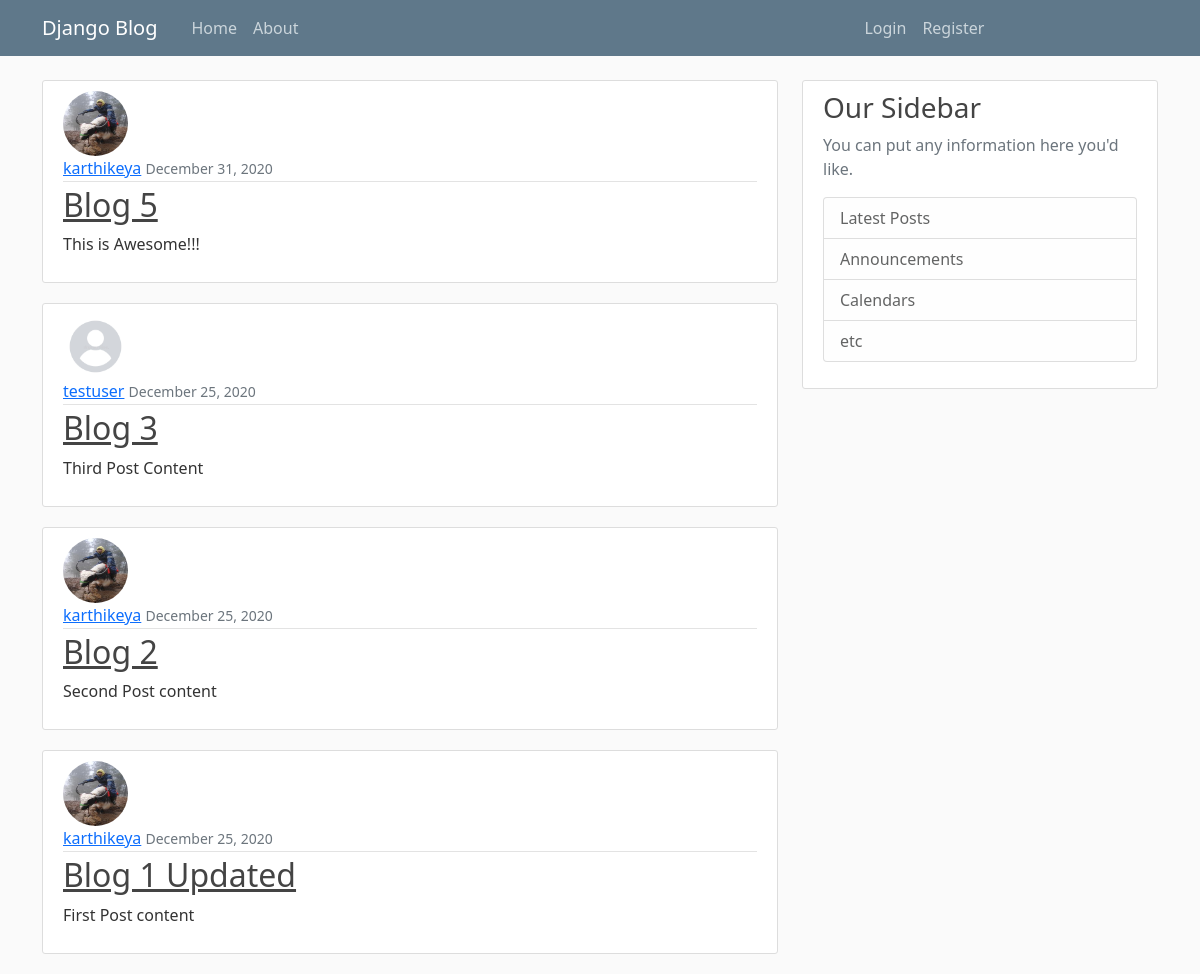
/, run on an earlier commit of the app's database.
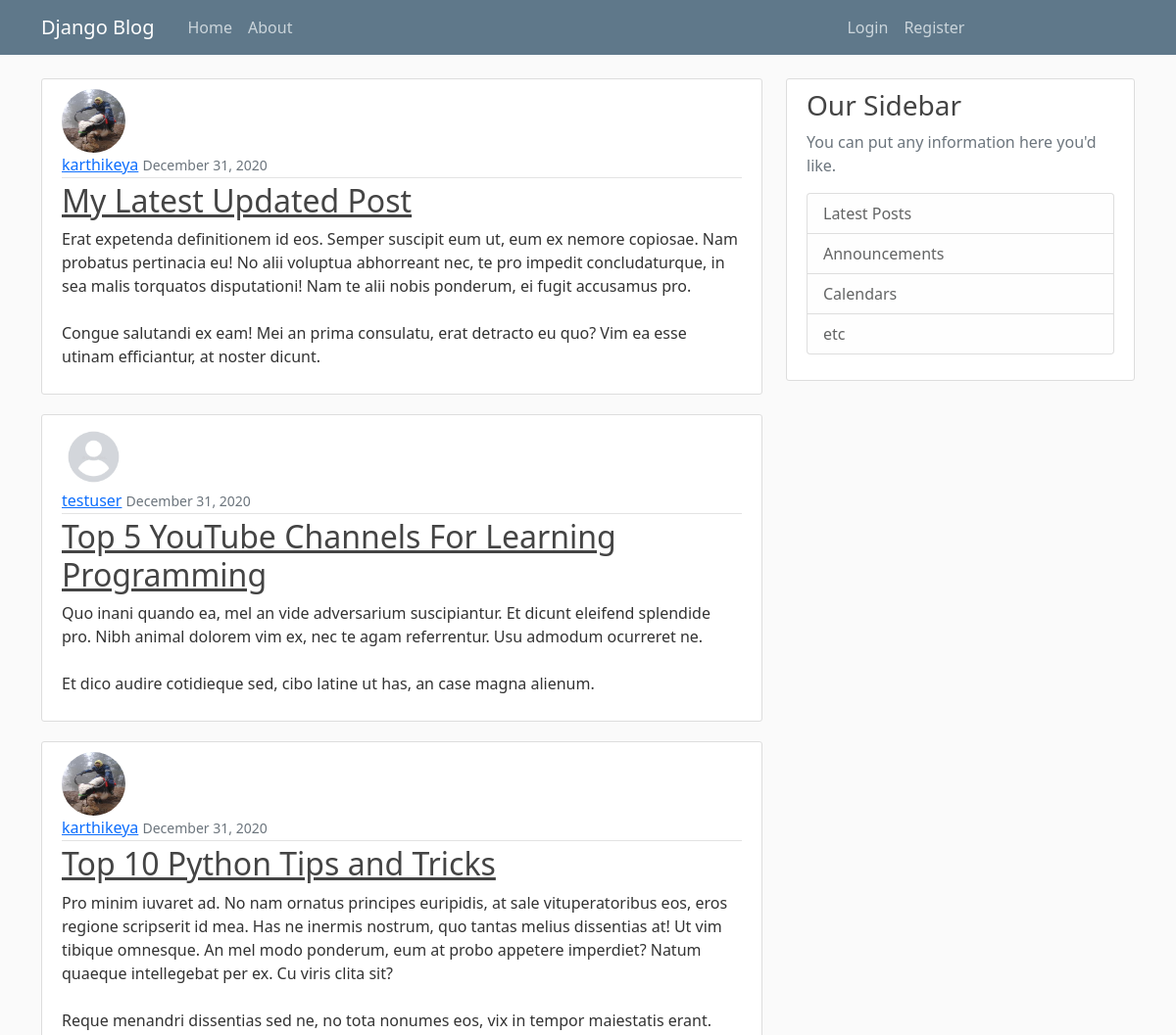
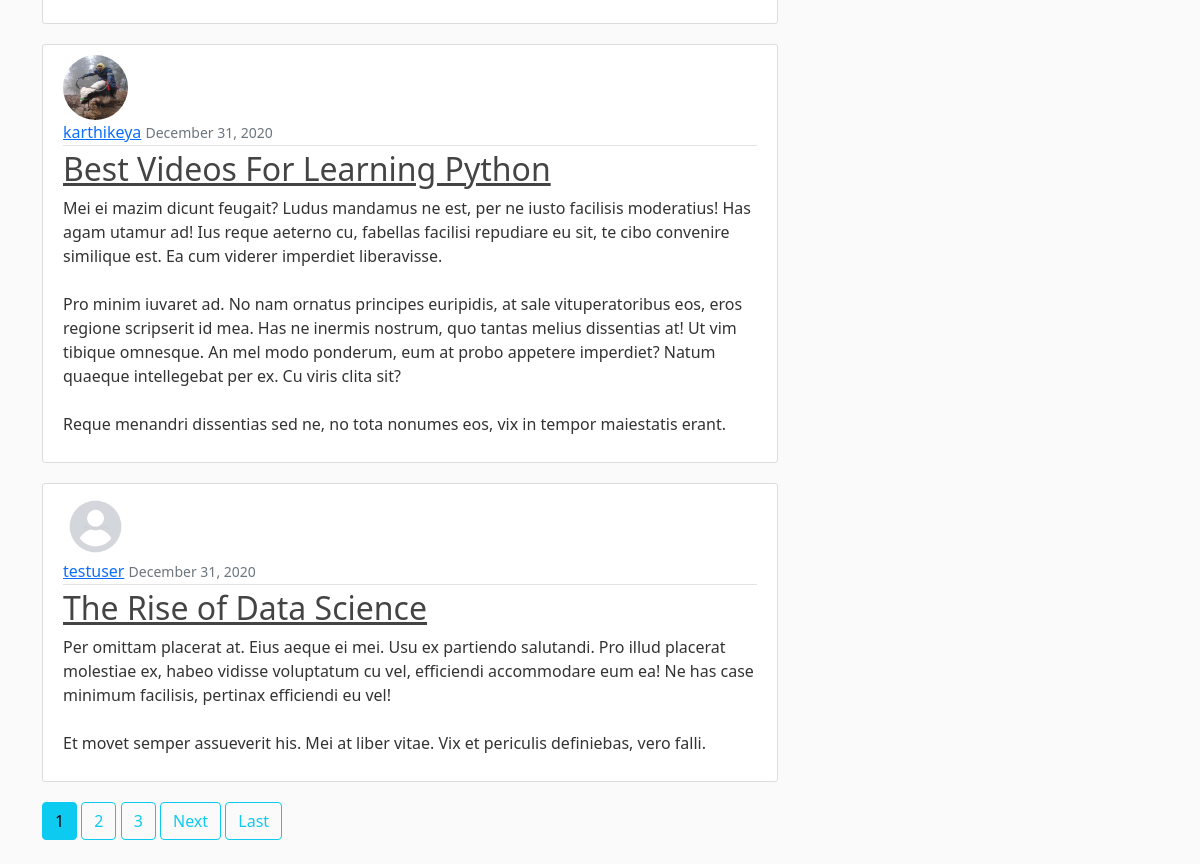
And on a later commit of the database (2 pictures, top to bottom).
### blog/models.py (models this page shows, shortened)
class Post(models.Model):
	title = models.CharField(max_length=100)
	content = models.TextField()
	date_posted = models.DateTimeField(default=timezone.now)
	author = models.ForeignKey(User,on_delete=models.CASCADE)

### user/models.py (models this page shows, shortened)
class Profile(models.Model):
	user = models.OneToOneField(User,on_delete=models.CASCADE)
	image = models.ImageField(default='default.jpg',upload_to='profile_pics')

### blog/views.py (the view)
# urls.py: path('',PostListView.as_view(),name='blog-home'),
class PostListView(ListView):
    model = Post
    template_name = 'blog/home.html'
    context_object_name = 'posts'
    ordering = ['-date_posted']
    paginate_by = 5

### blog/templates/blog/home.html (shortened to what this page needs)
{% extends "blog/base.html" %}
{% block content %}
	{% for post in posts %}
		<article class="media content-section">
      <img class="rounded-circle article-img" src="{{ post.author.profile.image.url }}">
          <div class="media-body">
            <div class="article-metadata">
                <a class="mr-2" href="{% url 'user-posts' post.author.username %}">{{ post.author }}</a>
              <small class="text-muted">{{ post.date_posted|date:"F d, Y" }}</small>
            </div>
            <h2><a class="article-title" href="{% url 'post-detail' post.id %}">{{ post.title }}</a></h2>
            <p class="article-content">{{ post.content }}</p>
          </div>
        </article>
	{% endfor %}
  {% if is_paginated %}
    {% for num in page_obj.paginator.page_range %}
      {% if page_obj.number == num %}
        <a class="btn btn-info mb-4" href="?page={{ num }}">{{ num }}</a>
      {% elif num > page_obj.number|add:'-3' and num < page_obj.number|add:'3' %}
        <a class="btn btn-outline-info mb-4" href="?page={{ num }}">{{ num }}</a>
      {% endif %}
    {% endfor %}
    {% if page_obj.has_next %}
      <a class="btn btn-outline-info mb-4" href="?page={{ page_obj.next_page_number }}">Next</a>
      <a class="btn btn-outline-info mb-4" href="?page={{ page_obj.paginator.num_pages }}">Last</a>
    {% endif %}
  {% endif %}
{% endblock %}

What changed in the data, as far as the page shows it:
no longer on this page (row unchanged): Post: author.profile.image (picture), author "karthikeya", date_posted "December 31, 2020", title "Blog 5", content "This is Awesome!!!"
no longer on this page (row unchanged): Post: author.profile.image (placeholder picture), author "testuser", date_posted "December 25, 2020", title "Blog 3", content "Third Post Content"
no longer on this page (row unchanged): Post: author.profile.image (picture), author "karthikeya", date_posted "December 25, 2020", title "Blog 2", content "Second Post content"
no longer on this page (row unchanged): Post: author.profile.image (picture), author "karthikeya", date_posted "December 25, 2020", title "Blog 1 Updated", content "First Post content"
added Post: author.profile.image (picture), author "karthikeya", date_posted "December 31, 2020", title "My Latest Updated Post", content "Erat expetenda definitionem id eos. Semper suscipit eum ut, eum ex nemore copiosae. Nam probatus pertinacia eu! No alii voluptua abhorreant nec, te pro impedit concludaturque, in sea malis torquatos disputationi! Nam te alii nobis ponderum, ei fugit accusamus pro. Congue salutandi ex eam! Mei an prima consulatu, erat detracto eu quo? Vim ea esse utinam efficiantur, at noster dicunt."
added Post: author.profile.image (placeholder picture), author "testuser", date_posted "December 31, 2020", title "Top 5 YouTube Channels For Learning Programming", content "Quo inani quando ea, mel an vide adversarium suscipiantur. Et dicunt eleifend splendide pro. Nibh animal dolorem vim ex, nec te agam referrentur. Usu admodum ocurreret ne. Et dico audire cotidieque sed, cibo latine ut has, an case magna alienum."
added Post: author.profile.image (picture), author "karthikeya", date_posted "December 31, 2020", title "Top 10 Python Tips and Tricks", content "Pro minim iuvaret ad. No nam ornatus principes euripidis, at sale vituperatoribus eos, eros regione scripserit id mea. Has ne inermis nostrum, quo tantas melius dissentias at! Ut vim tibique omnesque. An mel modo ponderum, eum at probo appetere imperdiet? Natum quaeque intellegebat per ex. Cu viris clita sit? Reque menandri dissentias sed ne, no tota nonumes eos, vix in tempor maiestatis erant."
added Post: author.profile.image (picture), author "karthikeya", date_posted "December 31, 2020", title "Best Videos For Learning Python", content "Mei ei mazim dicunt feugait? Ludus mandamus ne est, per ne iusto facilisis moderatius! Has agam utamur ad! Ius reque aeterno cu, fabellas facilisi repudiare eu sit, te cibo convenire similique est. Ea cum viderer imperdiet liberavisse. Pro minim iuvaret ad. No nam ornatus principes euripidis, at sale vituperatoribus eos, eros regione scripserit id mea. Has ne inermis nostrum, quo tantas melius dissentias at! Ut vim tibique omnesque. An mel modo ponderum, eum at probo appetere imperdiet? Natum quaeque intellegebat per ex. Cu viris clita sit? Reque menandri dissentias sed ne, no tota nonumes eos, vix in tempor maiestatis erant."
added Post: author.profile.image (placeholder picture), author "testuser", date_posted "December 31, 2020", title "The Rise of Data Science", content "Per omittam placerat at. Eius aeque ei mei. Usu ex partiendo salutandi. Pro illud placerat molestiae ex, habeo vidisse voluptatum cu vel, efficiendi accommodare eum ea! Ne has case minimum facilisis, pertinax efficiendi eu vel! Et movet semper assueverit his. Mei at liber vitae. Vix et periculis definiebas, vero falli."
Also different on the page:
new list line: "1"
new list line: "2"
new list line: "3"
text now shown: "Next Last"
